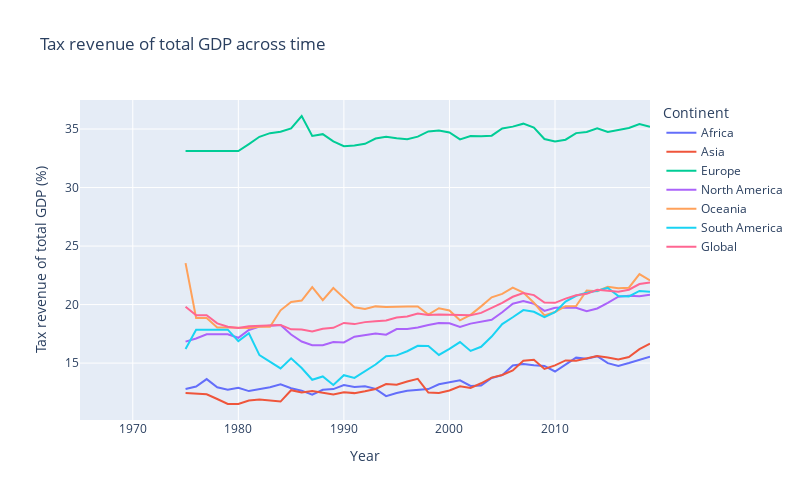

The cell this chart's notebook holds for it:
### Code cell
fig = px.line(plot_data, x="Year", y="Tax revenue of total GDP (%)", 
    color="Continent", width=800, height=500,
    title="Tax revenue of total GDP across time")
fig.show()

### Figure 1 — Plotly figure (JSON) as saved in the notebook; plotly's stock layout.template omitted (floating-point values rounded to 4 significant figures)
{"data": [{"hovertemplate": "Continent=Africa<br>Year=%{x}<br>Tax revenue of total GDP (%)=%{y}<extra></extra>", "legendgroup": "Africa", "line": {"color": "#636efa", "dash": "solid"}, "marker": {"symbol": "circle"}, "mode": "lines", "name": "Africa", "orientation": "v", "showlegend": true, "type": "scatter", "x": [1965, 1966, 1967, 1968, 1969, 1970, 1971, 1972, 1973, 1974, 1975, 1976, 1977, 1978, 1979, 1980, 1981, 1982, 1983, 1984, 1985, 1986, 1987, 1988, 1989, 1990, 1991, 1992, 1993, 1994, 1995, 1996, 1997, 1998, 1999, 2000, 2001, 2002, 2003, 2004, 2005, 2006, 2007, 2008, 2009, 2010, 2011, 2012, 2013, 2014, 2015, 2016, 2017, 2018, 2019], "xaxis": "x", "y": [null, null, null, null, null, null, null, null, null, null, 12.79, 13.0, 13.63, 12.94, 12.72, 12.9, 12.61, 12.78, 12.94, 13.18, 12.85, 12.64, 12.3, 12.72, 12.78, 13.12, 12.95, 13.02, 12.8, 12.17, 12.44, 12.63, 12.68, 12.78, 13.19, 13.35, 13.52, 13.05, 13.08, 13.73, 13.97, 14.79, 14.92, 14.82, 14.76, 14.28, 14.89, 15.47, 15.38, 15.59, 15.0, 14.76, 15.0, 15.28, 15.55], "yaxis": "y"}, {"hovertemplate": "Continent=Asia<br>Year=%{x}<br>Tax revenue of total GDP (%)=%{y}<extra></extra>", "legendgroup": "Asia", "line": {"color": "#EF553B", "dash": "solid"}, "marker": {"symbol": "circle"}, "mode": "lines", "name": "Asia", "orientation": "v", "showlegend": true, "type": "scatter", "x": [1965, 1966, 1967, 1968, 1969, 1970, 1971, 1972, 1973, 1974, 1975, 1976, 1977, 1978, 1979, 1980, 1981, 1982, 1983, 1984, 1985, 1986, 1987, 1988, 1989, 1990, 1991, 1992, 1993, 1994, 1995, 1996, 1997, 1998, 1999, 2000, 2001, 2002, 2003, 2004, 2005, 2006, 2007, 2008, 2009, 2010, 2011, 2012, 2013, 2014, 2015, 2016, 2017, 2018, 2019], "xaxis": "x", "y": [null, null, null, null, null, null, null, null, null, null, 12.45, 12.37, 12.34, 11.93, 11.5, 11.5, 11.81, 11.89, 11.78, 11.71, 12.68, 12.49, 12.62, 12.47, 12.32, 12.51, 12.43, 12.6, 12.78, 13.21, 13.15, 13.42, 13.66, 12.48, 12.44, 12.65, 13.02, 12.88, 13.27, 13.76, 13.98, 14.37, 15.21, 15.29, 14.5, 14.8, 15.23, 15.2, 15.38, 15.6, 15.49, 15.31, 15.52, 16.19, 16.66], "yaxis": "y"}, {"hovertemplate": "Continent=Europe<br>Year=%{x}<br>Tax revenue of total GDP (%)=%{y}<extra></extra>", "legendgroup": "Europe", "line": {"color": "#00cc96", "dash": "solid"}, "marker": {"symbol": "circle"}, "mode": "lines", "name": "Europe", "orientation": "v", "showlegend": true, "type": "scatter", "x": [1965, 1966, 1967, 1968, 1969, 1970, 1971, 1972, 1973, 1974, 1975, 1976, 1977, 1978, 1979, 1980, 1981, 1982, 1983, 1984, 1985, 1986, 1987, 1988, 1989, 1990, 1991, 1992, 1993, 1994, 1995, 1996, 1997, 1998, 1999, 2000, 2001, 2002, 2003, 2004, 2005, 2006, 2007, 2008, 2009, 2010, 2011, 2012, 2013, 2014, 2015, 2016, 2017, 2018, 2019], "xaxis": "x", "y": [null, null, null, null, null, null, null, null, null, null, 33.11, 33.11, 33.11, 33.11, 33.11, 33.11, 33.71, 34.34, 34.65, 34.78, 35.06, 36.11, 34.42, 34.56, 33.95, 33.54, 33.59, 33.74, 34.18, 34.35, 34.22, 34.12, 34.35, 34.8, 34.88, 34.7, 34.11, 34.4, 34.39, 34.43, 35.05, 35.21, 35.46, 35.13, 34.15, 33.94, 34.09, 34.65, 34.74, 35.06, 34.76, 34.9, 35.09, 35.43, 35.19], "yaxis": "y"}, {"hovertemplate": "Continent=North America<br>Year=%{x}<br>Tax revenue of total GDP (%)=%{y}<extra></extra>", "legendgroup": "North America", "line": {"color": "#ab63fa", "dash": "solid"}, "marker": {"symbol": "circle"}, "mode": "lines", "name": "North America", "orientation": "v", "showlegend": true, "type": "scatter", "x": [1965, 1966, 1967, 1968, 1969, 1970, 1971, 1972, 1973, 1974, 1975, 1976, 1977, 1978, 1979, 1980, 1981, 1982, 1983, 1984, 1985, 1986, 1987, 1988, 1989, 1990, 1991, 1992, 1993, 1994, 1995, 1996, 1997, 1998, 1999, 2000, 2001, 2002, 2003, 2004, 2005, 2006, 2007, 2008, 2009, 2010, 2011, 2012, 2013, 2014, 2015, 2016, 2017, 2018, 2019], "xaxis": "x", "y": [null, null, null, null, null, null, null, null, null, null, 16.83, 17.1, 17.46, 17.46, 17.46, 17.16, 17.83, 18.13, 18.19, 18.25, 17.44, 16.84, 16.53, 16.53, 16.8, 16.77, 17.26, 17.43, 17.54, 17.43, 17.91, 17.92, 18.03, 18.25, 18.42, 18.39, 18.08, 18.37, 18.52, 18.7, 19.34, 20.07, 20.31, 20.08, 19.46, 19.72, 19.75, 19.73, 19.42, 19.67, 20.15, 20.67, 20.75, 20.71, 20.84], "yaxis": "y"}, {"hovertemplate": "Continent=Oceania<br>Year=%{x}<br>Tax revenue of total GDP (%)=%{y}<extra></extra>", "legendgroup": "Oceania", "line": {"color": "#FFA15A", "dash": "solid"}, "marker": {"symbol": "circle"}, "mode": "lines", "name": "Oceania", "orientation": "v", "showlegend": true, "type": "scatter", "x": [1965, 1966, 1967, 1968, 1969, 1970, 1971, 1972, 1973, 1974, 1975, 1976, 1977, 1978, 1979, 1980, 1981, 1982, 1983, 1984, 1985, 1986, 1987, 1988, 1989, 1990, 1991, 1992, 1993, 1994, 1995, 1996, 1997, 1998, 1999, 2000, 2001, 2002, 2003, 2004, 2005, 2006, 2007, 2008, 2009, 2010, 2011, 2012, 2013, 2014, 2015, 2016, 2017, 2018, 2019], "xaxis": "x", "y": [null, null, null, null, null, null, null, null, null, null, 23.54, 18.85, 18.85, 18.05, 18.05, 18.05, 18.0, 18.11, 18.11, 19.51, 20.22, 20.35, 21.5, 20.38, 21.41, 20.57, 19.76, 19.63, 19.85, 19.79, 19.83, 19.83, 19.83, 19.14, 19.69, 19.49, 18.66, 19.12, 19.85, 20.62, 20.91, 21.44, 21.02, 20.16, 19.08, 19.36, 19.86, 19.87, 21.21, 21.14, 21.51, 21.39, 21.44, 22.61, 22.06], "yaxis": "y"}, {"hovertemplate": "Continent=South America<br>Year=%{x}<br>Tax revenue of total GDP (%)=%{y}<extra></extra>", "legendgroup": "South America", "line": {"color": "#19d3f3", "dash": "solid"}, "marker": {"symbol": "circle"}, "mode": "lines", "name": "South America", "orientation": "v", "showlegend": true, "type": "scatter", "x": [1965, 1966, 1967, 1968, 1969, 1970, 1971, 1972, 1973, 1974, 1975, 1976, 1977, 1978, 1979, 1980, 1981, 1982, 1983, 1984, 1985, 1986, 1987, 1988, 1989, 1990, 1991, 1992, 1993, 1994, 1995, 1996, 1997, 1998, 1999, 2000, 2001, 2002, 2003, 2004, 2005, 2006, 2007, 2008, 2009, 2010, 2011, 2012, 2013, 2014, 2015, 2016, 2017, 2018, 2019], "xaxis": "x", "y": [null, null, null, null, null, null, null, null, null, null, 16.21, 17.86, 17.86, 17.86, 17.86, 16.88, 17.55, 15.68, 15.09, 14.55, 15.4, 14.58, 13.58, 13.86, 13.13, 13.97, 13.73, 14.28, 14.88, 15.59, 15.66, 16.01, 16.48, 16.46, 15.7, 16.22, 16.8, 16.04, 16.39, 17.26, 18.33, 18.91, 19.53, 19.38, 18.92, 19.34, 20.26, 20.75, 21.01, 21.19, 21.42, 20.73, 20.69, 21.16, 21.1], "yaxis": "y"}, {"hovertemplate": "Continent=Global<br>Year=%{x}<br>Tax revenue of total GDP (%)=%{y}<extra></extra>", "legendgroup": "Global", "line": {"color": "#FF6692", "dash": "solid"}, "marker": {"symbol": "circle"}, "mode": "lines", "name": "Global", "orientation": "v", "showlegend": true, "type": "scatter", "x": [1965, 1966, 1967, 1968, 1969, 1970, 1971, 1972, 1973, 1974, 1975, 1976, 1977, 1978, 1979, 1980, 1981, 1982, 1983, 1984, 1985, 1986, 1987, 1988, 1989, 1990, 1991, 1992, 1993, 1994, 1995, 1996, 1997, 1998, 1999, 2000, 2001, 2002, 2003, 2004, 2005, 2006, 2007, 2008, 2009, 2010, 2011, 2012, 2013, 2014, 2015, 2016, 2017, 2018, 2019], "xaxis": "x", "y": [null, null, null, null, null, null, null, null, null, null, 19.81, 19.08, 19.09, 18.39, 18.11, 17.99, 18.15, 18.18, 18.17, 18.26, 17.89, 17.87, 17.71, 17.94, 18.01, 18.43, 18.33, 18.5, 18.58, 18.64, 18.89, 18.98, 19.23, 19.12, 19.16, 19.13, 19.07, 19.09, 19.29, 19.72, 20.15, 20.67, 20.98, 20.81, 20.18, 20.15, 20.51, 20.8, 20.92, 21.26, 21.16, 21.1, 21.27, 21.76, 21.89], "yaxis": "y"}], "layout": {"height": 500, "legend": {"title": {"text": "Continent"}, "tracegroupgap": 0}, "title": {"text": "Tax revenue of total GDP across time"}, "width": 800, "xaxis": {"anchor": "y", "domain": [0, 1], "title": {"text": "Year"}}, "yaxis": {"anchor": "x", "domain": [0, 1], "title": {"text": "Tax revenue of total GDP (%)"}}}}
